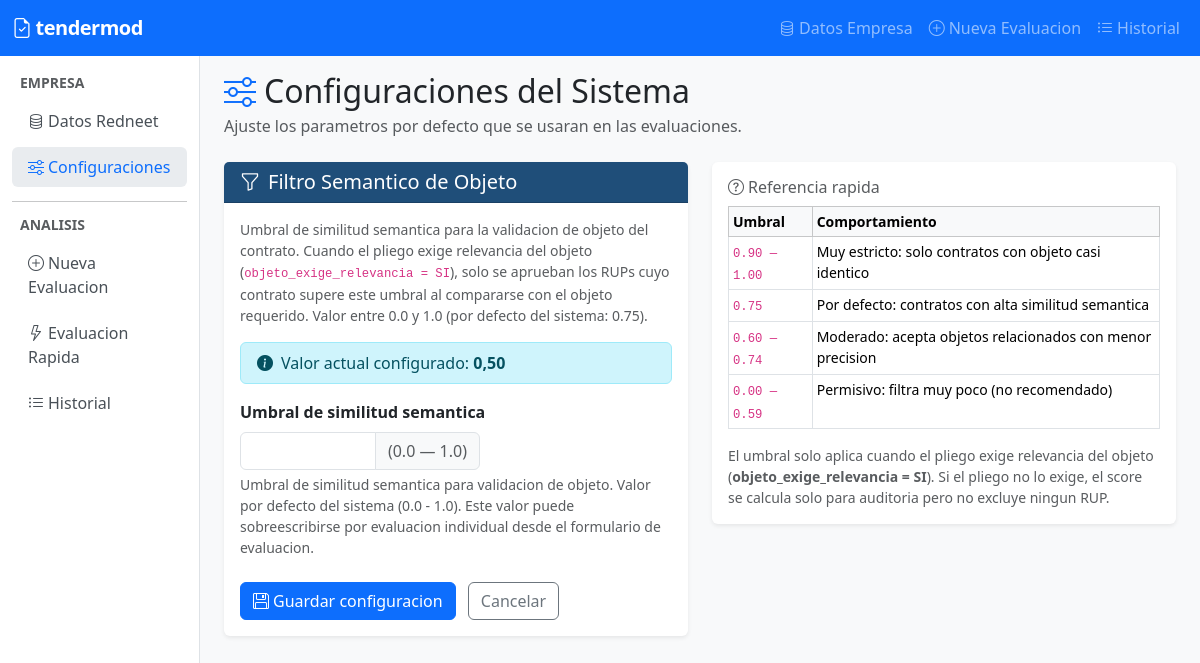
Page /redneet/settings/ on the earlier database version.
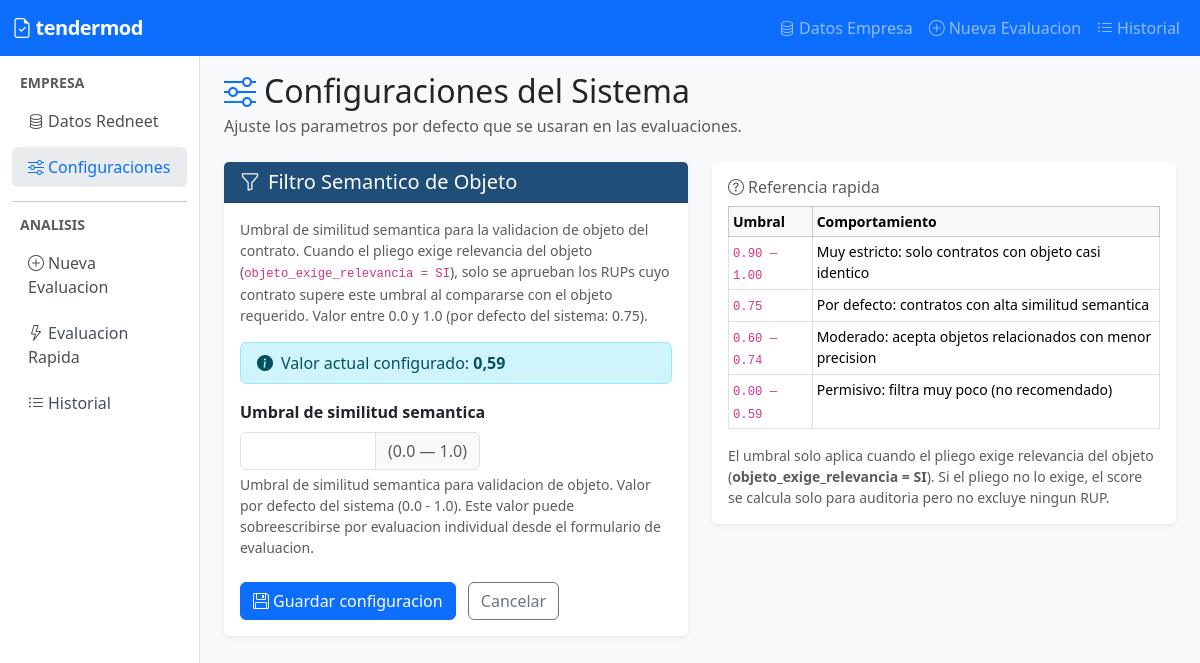
Same page on the later database version.
### apps/core/models.py (models this page shows)
class SystemConfig(models.Model):
    threshold_objeto = models.FloatField(default=0.75)
    class Meta:
        verbose_name = "Configuracion del sistema"
    @classmethod
    def get_solo(cls):
        obj, _ = cls.objects.get_or_create(pk=1)
        return obj

### apps/redneet/views.py (the view, shortened to what this page needs)
# urls.py: path('settings/', views.system_settings, name='settings'),
def system_settings(request):
    config = SystemConfig.get_solo()
    return render(request, 'redneet/settings.html', {'config': config})

### templates/redneet/settings.html (shortened to what the changed rows need)
{% extends "base.html" %}
{% load static %}
{% block content %}
<div class="d-flex justify-content-between align-items-center mb-4">
    <div>
        <h2 class="mb-1"><i class="bi bi-sliders me-2 text-primary"></i>Configuraciones del Sistema</h2>
    </div>
</div>
<div class="row g-4">
    <div class="col-md-6">
        <div class="card border-0 shadow-sm">
            <div class="card-body">
                <div class="alert alert-info d-flex align-items-center gap-2 mb-3 py-2">
                    <span>Valor actual configurado: <strong>{{ config.threshold_objeto|floatformat:2 }}</strong></span>
                </div>
                <form method="post">
                    <div class="mb-4">
                        <div class="input-group" style="max-width: 240px;">
                            <input
                                type="number"
                                id="threshold_objeto"
                                name="threshold_objeto"
                                min="0"
                                max="1"
                                step="0.01"
                                value="{{ config.threshold_objeto }}"
                                class="form-control"
                                required>
                            <span class="input-group-text text-muted">(0.0 — 1.0)</span>
                        </div>
                    </div>
                </form>
            </div>
        </div>
    </div>
    <div class="col-md-6">
        <div class="card border-0 shadow-sm">
            <div class="card-body">
                <table class="table table-sm table-bordered small mb-0">
                    <thead class="table-light">
                        <tr>
                            <th>Umbral</th>
                            <th>Comportamiento</th>
                        </tr>
                    </thead>
                </table>
            </div>
        </div>
    </div>
</div>
{% endblock %}

Differences in the rows shown:
changed SystemConfig: threshold_objeto "0,50" → "0,59"
